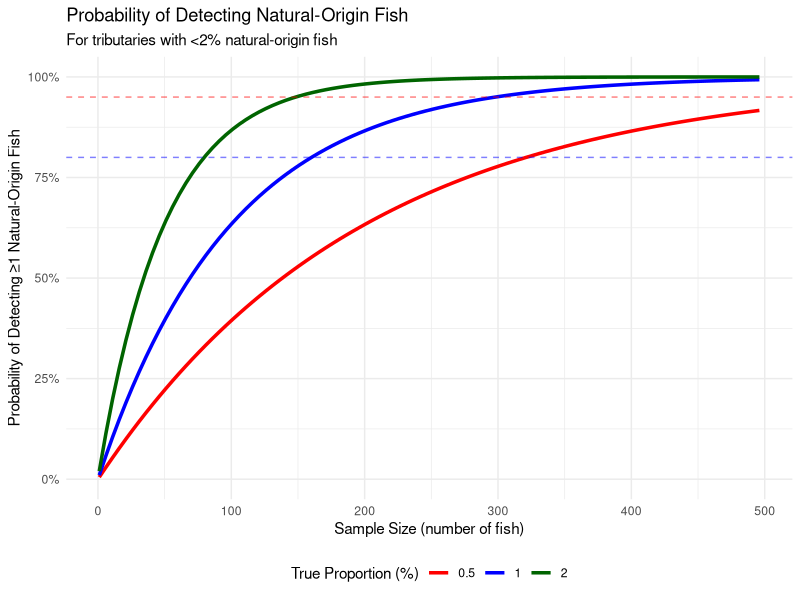
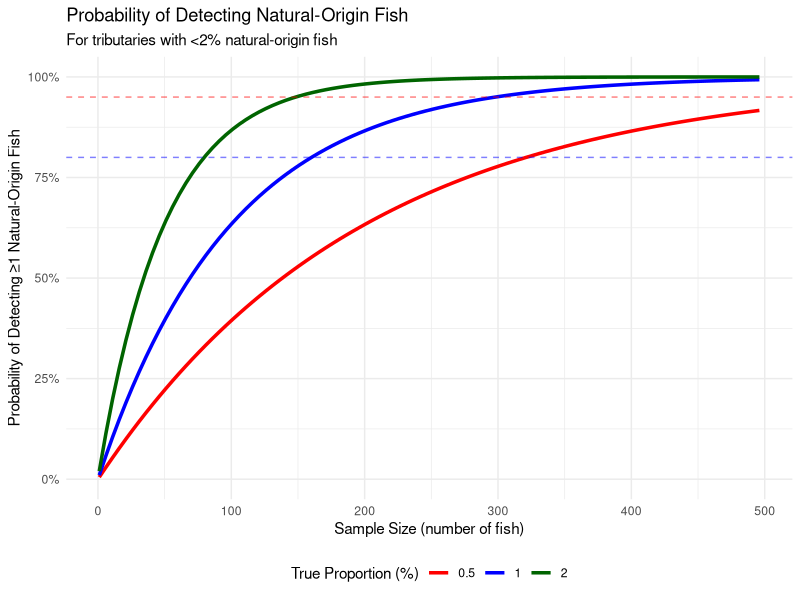

Write R code to recreate these figures, in order.
#==============================================================================
# Sampling for Detection of Rare Natural-Origin Fish (<2%)
#==============================================================================

# Function to calculate detection probability
detection_probability <- function(p, n) {
  # p: true proportion of natural-origin fish (0-1)
  # n: sample size
  return(1 - (1 - p)^n)
}

# Function to find sample size for target detection probability
find_sample_size <- function(p, target_prob = 0.95) {
  # Find n such that detection probability ≥ target_prob
  n <- 1
  while (detection_probability(p, n) < target_prob) {
    n <- n + 1
  }
  return(n)
}

#------------------------------------------------------------------------------
# 1. Calculate for different proportions
#------------------------------------------------------------------------------

proportions <- c(0.02, 0.015, 0.01, 0.005, 0.002)  # 2%, 1.5%, 1%, 0.5%, 0.2%

results <- data.frame(
  True_Proportion = proportions,
  Proportion_Percent = proportions * 100,
  Sample_Size_95 = sapply(proportions, find_sample_size, target_prob = 0.95),
  Sample_Size_80 = sapply(proportions, find_sample_size, target_prob = 0.80),
  Detection_Prob_150 = sapply(proportions, function(p) detection_probability(p, 150)),
  Detection_Prob_300 = sapply(proportions, function(p) detection_probability(p, 300))
)

print("Sample Size Requirements for Detection:")
print(results)

#------------------------------------------------------------------------------
# 2. Create detection probability curves
#------------------------------------------------------------------------------

library(ggplot2)

# Generate data for plotting
plot_data <- expand.grid(
  p = c(0.005, 0.01, 0.02),  # 0.5%, 1%, 2%
  n = seq(1, 500, by = 5)
)

plot_data$detection_prob <- mapply(detection_probability, 
                                   p = plot_data$p, 
                                   n = plot_data$n)

# Plot
ggplot(plot_data, aes(x = n, y = detection_prob, color = as.factor(p*100))) +
  geom_line(size = 1.2) +
  geom_hline(yintercept = 0.95, linetype = "dashed", color = "red", alpha = 0.5) +
  geom_hline(yintercept = 0.80, linetype = "dashed", color = "blue", alpha = 0.5) +
  labs(title = "Probability of Detecting Natural-Origin Fish",
       subtitle = "For tributaries with <2% natural-origin fish",
       x = "Sample Size (number of fish)",
       y = "Probability of Detecting ≥1 Natural-Origin Fish",
       color = "True Proportion (%)") +
  scale_y_continuous(labels = scales::percent_format(), limits = c(0, 1)) +
  scale_color_manual(values = c("0.5" = "red", "1" = "blue", "2" = "darkgreen")) +
  theme_minimal() +
  theme(legend.position = "bottom")

# Save plot
ggsave("rare_fish_detection_curve.png", width = 8, height = 6, dpi = 300)

#------------------------------------------------------------------------------
# 3. Rule of Three Analysis
#------------------------------------------------------------------------------

rule_of_three <- function(n) {
  # If you sample n fish and find 0 natural-origin,
  # 95% CI upper bound is approximately 3/n
  upper_bound <- 3/n
  return(upper_bound)
}

# Create table
rule_table <- data.frame(
  Sample_Size = c(50, 100, 150, 200, 300),
  Upper_Bound_95 = sapply(c(50, 100, 150, 200, 300), rule_of_three),
  Interpretation = c(
    "≤6% if 0 detected",
    "≤3% if 0 detected", 
    "≤2% if 0 detected",
    "≤1.5% if 0 detected",
    "≤1% if 0 detected"
  )
)

print("\nRule of Three Analysis (if NO natural-origin fish detected):")
print(rule_table)

#------------------------------------------------------------------------------
# 4. Practical sampling recommendations
#------------------------------------------------------------------------------

cat("\n=== PRACTICAL SAMPLING RECOMMENDATIONS ===\n")
cat("For tributaries with <2% natural-origin fish:\n\n")

cat("SCENARIO 1: Presence/Absence Monitoring\n")
cat("  • Sample 150 fish annually\n")
cat("  • If 0 natural-origin detected → ≤2% likely (95% confidence)\n")
cat("  • Cost-effective for routine monitoring\n\n")

cat("SCENARIO 2: Positive Detection Required\n")
cat("  • Sample 300 fish annually\n")
cat("  • 95% chance to detect if true proportion = 1%\n")
cat("  • 78% chance to detect if true proportion = 0.5%\n\n")

cat("SCENARIO 3: High-Certainty Detection\n")
cat("  • Sample 600 fish (or 300 for 2 years)\n")
cat("  • 95% chance to detect if true proportion = 0.5%\n")
cat("  • Consider multi-year sampling to reduce annual effort\n")

#------------------------------------------------------------------------------
# 5. Multi-year sampling strategy
#------------------------------------------------------------------------------

multi_year_detection <- function(p, n_per_year, years) {
  # Probability of detection over multiple years
  annual_miss_prob <- (1 - p)^n_per_year
  multi_year_miss_prob <- annual_miss_prob^years
  return(1 - multi_year_miss_prob)
}

multi_year_results <- data.frame(
  Annual_Sample = c(100, 100, 150, 150),
  Years = c(2, 3, 2, 3),
  P_1percent = c(
    multi_year_detection(0.01, 100, 2),
    multi_year_detection(0.01, 100, 3),
    multi_year_detection(0.01, 150, 2),
    multi_year_detection(0.01, 150, 3)
  ),
  P_0.5percent = c(
    multi_year_detection(0.005, 100, 2),
    multi_year_detection(0.005, 100, 3),
    multi_year_detection(0.005, 150, 2),
    multi_year_detection(0.005, 150, 3)
  )
)

print("\nMulti-Year Sampling Strategies:")
print(multi_year_results)

#==============================================================================
# Summary Table for Management
#==============================================================================

summary_table <- data.frame(
  Objective = c(
    "Confirm ≤2% if absent",
    "Detect 2% population",
    "Detect 1% population", 
    "Detect 0.5% population"
  ),
  Confidence_Level = c("95%", "95%", "95%", "95%"),
  Annual_Sample_Size = c(150, 150, 300, 600),
  Detection_Probability = c("NA (absence)", "95%", "95%", "95%"),
  Alternative_2yr_Plan = c("75/year", "75/year", "150/year", "300/year"),
  Notes = c(
    "Rule of Three upper bound",
    "Adequate for most monitoring",
    "For sensitive populations",
    "Extremely rare - consider genetics"
  )
)

print("\n=== MANAGEMENT DECISION TABLE ===")
print(summary_table)

# Save results
write.csv(results, "detection_sample_sizes.csv", row.names = FALSE)
write.csv(summary_table, "management_recommendations.csv", row.names = FALSE)
